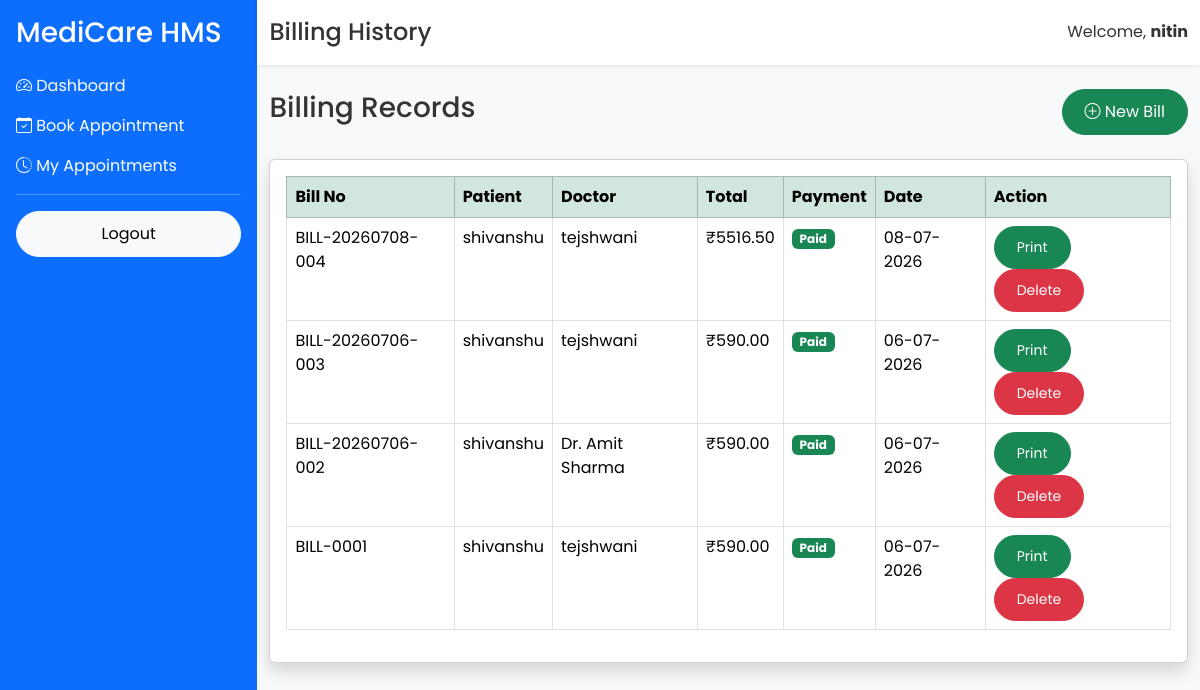
The page /admin/billing/list (signed in) on the database its author committed.
### app/models/user.py (models this page shows, shortened)
class User(UserMixin, db.Model):
    __tablename__ = "users"
    id = db.Column(db.Integer, primary_key=True)
    full_name = db.Column(db.String(100), nullable=False)
    email = db.Column(db.String(120), unique=True, nullable=False)
    phone = db.Column(db.String(15), unique=True, nullable=True)
    password = db.Column(db.String(255), nullable=False)
    role = db.Column(db.String(20), default="patient")
    is_active = db.Column(db.Boolean, default=True)
    created_at = db.Column(db.DateTime, server_default=db.func.now())

### app/models/billing.py (models this page shows)
class Billing(db.Model):
    __tablename__ = "billing"
    id = db.Column(db.Integer, primary_key=True)
    bill_number = db.Column(db.String(20), unique=True)
    patient_name = db.Column(db.String(100), nullable=False)
    doctor_name = db.Column(db.String(100), nullable=False)
    consultation = db.Column(db.Float, default=0)
    medicine = db.Column(db.Float, default=0)
    lab = db.Column(db.Float, default=0)
    room = db.Column(db.Float, default=0)
    discount = db.Column(db.Float, default=0)
    gst = db.Column(db.Float, default=18)
    total = db.Column(db.Float)
    payment_method = db.Column(db.String(50))
    payment_status = db.Column(db.String(20))
    created_at = db.Column(
        db.DateTime,
        server_default=db.func.now()
    )

### app/routes/billing.py (the view)
@billing.route("/admin/billing/list")
@login_required
def billing_list():
    search = request.args.get("search")
    if search:
        bills = Billing.query.filter(
            Billing.patient_name.ilike(f"%{search}%")
        ).all()
    else:
        bills = Billing.query.order_by(
            Billing.id.desc()
        ).all()
    return render_template(
        "billing/list.html",
        bills=bills,
        search=search
    )

### app/templates/billing/list.html (shortened to what this page needs)
{% extends "layout/dashboard_base.html" %}
{% block page_title %}
Billing History
{% endblock %}
{% block content %}
<div class="d-flex justify-content-between align-items-center mb-4">
    <h3>Billing Records</h3>
    <a href="/admin/billing" class="btn btn-success">
        <i class="bi bi-plus-circle"></i>
        New Bill
    </a>
</div>
<div class="card shadow">
    <div class="card-body">
        <table class="table table-bordered table-hover">
            <thead class="table-success">
                <tr>
                    <th>Bill No</th>
                    <th>Patient</th>
                    <th>Doctor</th>
                    <th>Total</th>
                    <th>Payment</th>
                    <th>Date</th>
                    <th>Action</th>
                </tr>
            </thead>
            <tbody>
                {% for bill in bills %}
                <tr>
                    <td>{{ bill.bill_number }}</td>
                    <td>{{ bill.patient_name }}</td>
                    <td>{{ bill.doctor_name }}</td>
                    <td>₹{{ "%.2f"|format(bill.total) }}</td>
                    <td>
                        {% if bill.payment_status=="Paid" %}
                        <span class="badge bg-success">
                            Paid
                        </span>
                        {% else %}
                        <span class="badge bg-warning text-dark">
                            Pending
                        </span>
                        {% endif %}
                    </td>
                    <td>{{ bill.created_at.strftime("%d-%m-%Y") }}</td>
                    <td>
                        <a href="{{ url_for('billing.print_bill', bill_id=bill.id) }}"
class="btn btn-success btn-sm">
Print
</a>
                        <a href="/admin/billing/delete/{{ bill.id }}"
                           class="btn btn-danger btn-sm"
                           onclick="return confirm('Delete this bill?')">
                            Delete
                        </a>
                    </td>
                </tr>
                {% else %}
                <tr>
                    <td colspan="7" class="text-center">
                        No Bills Found
                    </td>
                </tr>
                {% endfor %}
            </tbody>
        </table>
    </div>
</div>
{% endblock %}

### app/templates/layout/dashboard_base.html (shortened to what this page needs)
<!DOCTYPE html>
<html lang="en">
<head>
<link href="https://cdn.jsdelivr.net/npm/bootstrap@5.3.3/dist/css/bootstrap.min.css" rel="stylesheet">
<link href="https://cdn.jsdelivr.net/npm/bootstrap-icons@1.11.3/font/bootstrap-icons.min.css" rel="stylesheet">
<link rel="stylesheet"
href="{{ url_for('static', filename='css/style.css') }}">
</head>
<body class="bg-light">
<div class="d-flex">
    <div class="bg-primary text-white p-3 vh-100" style="width:260px;">
        <h3 class="mb-4">
            MediCare HMS
        </h3>
       {% if current_user.role == "admin" %}
<a href="{{ url_for('admin.admin_dashboard') }}" class="d-block text-white text-decoration-none mb-3">
    <i class="bi bi-speedometer2"></i> Dashboard
</a>
<a href="{{ url_for('doctor.doctor_list') }}" class="d-block text-white text-decoration-none mb-3">
    <i class="bi bi-person-vcard"></i> Doctors
</a>
<a href="/admin/departments" class="d-block text-white text-decoration-none mb-3">
    <i class="bi bi-building"></i> Departments
</a>
<a href="/admin/appointments" class="d-block text-white text-decoration-none mb-3">
    <i class="bi bi-calendar-check"></i> Appointments
</a>
<a href="/admin/patients" class="d-block text-white text-decoration-none mb-3">
    <i class="bi bi-people"></i> Patients
</a>
<a href="/admin/billing" class="d-block text-white text-decoration-none mb-3">
    <i class="bi bi-receipt"></i> Billing
</a>
<a href="/admin/rooms" class="d-block text-white text-decoration-none mb-3">
    <i class="bi bi-door-open"></i> Rooms
</a>
<a href="/admin/beds" class="d-block text-white text-decoration-none mb-3">
    <i class="bi bi-grid-3x3-gap"></i> Beds
</a>
<a href="/admin/operation-theatres" class="d-block text-white text-decoration-none mb-3">
    <i class="bi bi-hospital"></i> Operation Theatre
</a>
<a href="/admin/reports" class="d-block text-white text-decoration-none mb-3">
    <i class="bi bi-bar-chart"></i> Reports
</a>
<a href="/admin/admissions" class="d-block text-white text-decoration-none mb-3">
    <i class="bi bi-hospital-fill"></i> Admissions
</a>
{% elif current_user.role == "patient" %}
<a href="/patient/dashboard" class="d-block text-white text-decoration-none mb-3">
    <i class="bi bi-speedometer2"></i> Dashboard
</a>
<a href="/appointments/book" class="d-block text-white text-decoration-none mb-3">
    <i class="bi bi-calendar-check"></i> Book Appointment
</a>
<a href="/appointments/my" class="d-block text-white text-decoration-none mb-3">
    <i class="bi bi-clock-history"></i> My Appointments
</a>
{% endif %}
        <hr>
        <a href="/logout" class="btn btn-light w-100">
            Logout
        </a>
    </div>
    <div class="flex-grow-1">
        <nav class="navbar navbar-light bg-white shadow-sm">
            <div class="container-fluid">
                <h4 class="mb-0">
                    {% block page_title %}{% endblock %}
                </h4>
                <span>
                    Welcome,
                    <strong>{{ current_user.full_name }}</strong>
                </span>
            </div>
        </nav>
        <div class="container-fluid mt-4">
            {% block content %}
            {% endblock %}
        </div>
    </div>
</div>
</body>
</html>

### app/static/css/style.css (style rules this page uses)
* { margin:0; padding:0; box-sizing:border-box; font-family:'Poppins',sans-serif; }
body { background:#f5f8fc; color:#333; }
.navbar { transition:.4s; padding:18px 0; }
.btn { border-radius:50px; padding:10px 22px; }

### rows shown on the page
User: full_name "nitin"
Billing: bill_number "BILL-20260708-004", patient_name "shivanshu", doctor_name "tejshwani", total "5516.50", payment_status "Paid", created_at "08-07-2026"
Billing: bill_number "BILL-20260706-003", patient_name "shivanshu", doctor_name "tejshwani", total "590.00", payment_status "Paid", created_at "06-07-2026"
Billing: bill_number "BILL-20260706-002", patient_name "shivanshu", doctor_name "Dr. Amit Sharma", total "590.00", payment_status "Paid", created_at "06-07-2026"
Billing: bill_number "BILL-0001", patient_name "shivanshu", doctor_name "tejshwani", total "590.00", payment_status "Paid", created_at "06-07-2026"
